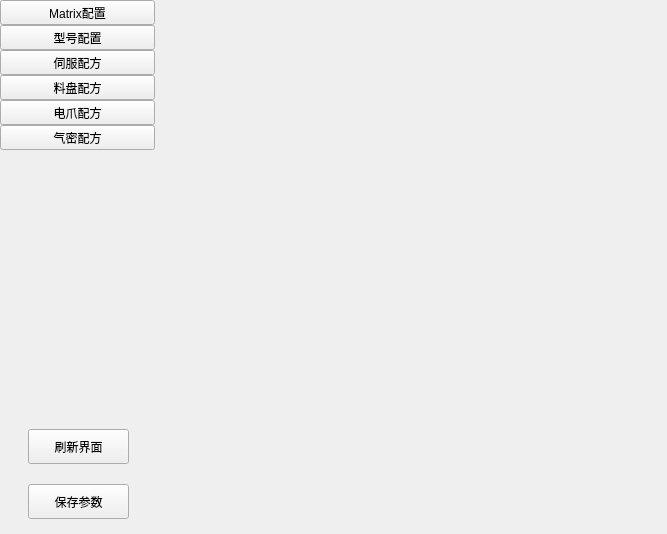
<?xml version="1.0" encoding="UTF-8"?>
<ui version="4.0">
 <class>WidgetProductSet</class>
 <widget class="QWidget" name="WidgetProductSet">
  <property name="geometry">
   <rect>
    <x>0</x>
    <y>0</y>
    <width>667</width>
    <height>534</height>
   </rect>
  </property>
  <property name="windowTitle">
   <string>Form</string>
  </property>
  <layout class="QHBoxLayout" name="horizontalLayout">
   <property name="leftMargin">
    <number>0</number>
   </property>
   <property name="topMargin">
    <number>0</number>
   </property>
   <property name="rightMargin">
    <number>0</number>
   </property>
   <property name="bottomMargin">
    <number>0</number>
   </property>
   <item>
    <widget class="QWidget" name="widgetLeftBar" native="true">
     <property name="maximumSize">
      <size>
       <width>155</width>
       <height>16777215</height>
      </size>
     </property>
     <layout class="QVBoxLayout" name="verticalLayout_2">
      <property name="spacing">
       <number>0</number>
      </property>
      <property name="leftMargin">
       <number>0</number>
      </property>
      <property name="topMargin">
       <number>0</number>
      </property>
      <property name="rightMargin">
       <number>0</number>
      </property>
      <property name="bottomMargin">
       <number>0</number>
      </property>
      <item>
       <widget class="QToolButton" name="tbtnLog_1">
        <property name="sizePolicy">
         <sizepolicy hsizetype="Expanding" vsizetype="Fixed">
          <horstretch>0</horstretch>
          <verstretch>0</verstretch>
         </sizepolicy>
        </property>
        <property name="text">
         <string>Matrix配置</string>
        </property>
       </widget>
      </item>
      <item>
       <widget class="QToolButton" name="tbtnTypeConfig_2">
        <property name="sizePolicy">
         <sizepolicy hsizetype="Expanding" vsizetype="Fixed">
          <horstretch>0</horstretch>
          <verstretch>0</verstretch>
         </sizepolicy>
        </property>
        <property name="text">
         <string>型号配置</string>
        </property>
       </widget>
      </item>
      <item>
       <widget class="QToolButton" name="tbtnMotor_3">
        <property name="sizePolicy">
         <sizepolicy hsizetype="Expanding" vsizetype="Fixed">
          <horstretch>0</horstretch>
          <verstretch>0</verstretch>
         </sizepolicy>
        </property>
        <property name="text">
         <string>伺服配方</string>
        </property>
       </widget>
      </item>
      <item>
       <widget class="QToolButton" name="tbtnTray_4">
        <property name="sizePolicy">
         <sizepolicy hsizetype="Expanding" vsizetype="Fixed">
          <horstretch>0</horstretch>
          <verstretch>0</verstretch>
         </sizepolicy>
        </property>
        <property name="text">
         <string>料盘配方</string>
        </property>
       </widget>
      </item>
      <item>
       <widget class="QToolButton" name="tbtnGrab_5">
        <property name="sizePolicy">
         <sizepolicy hsizetype="Expanding" vsizetype="Fixed">
          <horstretch>0</horstretch>
          <verstretch>0</verstretch>
         </sizepolicy>
        </property>
        <property name="text">
         <string>电爪配方</string>
        </property>
       </widget>
      </item>
      <item>
       <widget class="QToolButton" name="tbtnAirtight_6">
        <property name="sizePolicy">
         <sizepolicy hsizetype="Expanding" vsizetype="Fixed">
          <horstretch>0</horstretch>
          <verstretch>0</verstretch>
         </sizepolicy>
        </property>
        <property name="text">
         <string>气密配方</string>
        </property>
       </widget>
      </item>
      <item>
       <spacer name="verticalSpacer_2">
        <property name="orientation">
         <enum>Qt::Vertical</enum>
        </property>
        <property name="sizeHint" stdset="0">
         <size>
          <width>20</width>
          <height>471</height>
         </size>
        </property>
       </spacer>
      </item>
      <item>
       <widget class="QWidget" name="widget_Param" native="true">
        <property name="sizePolicy">
         <sizepolicy hsizetype="Preferred" vsizetype="Fixed">
          <horstretch>0</horstretch>
          <verstretch>0</verstretch>
         </sizepolicy>
        </property>
        <property name="minimumSize">
         <size>
          <width>0</width>
          <height>110</height>
         </size>
        </property>
        <widget class="QPushButton" name="btnUpdateUI">
         <property name="geometry">
          <rect>
           <x>28</x>
           <y>5</y>
           <width>101</width>
           <height>35</height>
          </rect>
         </property>
         <property name="text">
          <string>刷新界面</string>
         </property>
        </widget>
        <widget class="QPushButton" name="btnSaveParam">
         <property name="geometry">
          <rect>
           <x>28</x>
           <y>60</y>
           <width>101</width>
           <height>35</height>
          </rect>
         </property>
         <property name="text">
          <string>保存参数</string>
         </property>
        </widget>
       </widget>
      </item>
     </layout>
    </widget>
   </item>
   <item>
    <widget class="QWidget" name="widgetFunc" native="true">
     <layout class="QGridLayout" name="gridLayout_2">
      <property name="leftMargin">
       <number>0</number>
      </property>
      <property name="topMargin">
       <number>0</number>
      </property>
      <property name="rightMargin">
       <number>0</number>
      </property>
      <property name="bottomMargin">
       <number>0</number>
      </property>
      <item row="0" column="0">
       <widget class="QStackedWidget" name="stackedWidget"/>
      </item>
      <item row="1" column="0">
       <widget class="WidgetLog" name="widget_Log" native="true">
        <property name="minimumSize">
         <size>
          <width>0</width>
          <height>190</height>
         </size>
        </property>
        <property name="maximumSize">
         <size>
          <width>16777215</width>
          <height>190</height>
         </size>
        </property>
       </widget>
      </item>
     </layout>
    </widget>
   </item>
  </layout>
 </widget>
 <customwidgets>
  <customwidget>
   <class>WidgetLog</class>
   <extends>QWidget</extends>
   <header>../Common/WidgetLog.h</header>
   <container>1</container>
  </customwidget>
 </customwidgets>
 <resources/>
 <connections/>
</ui>
